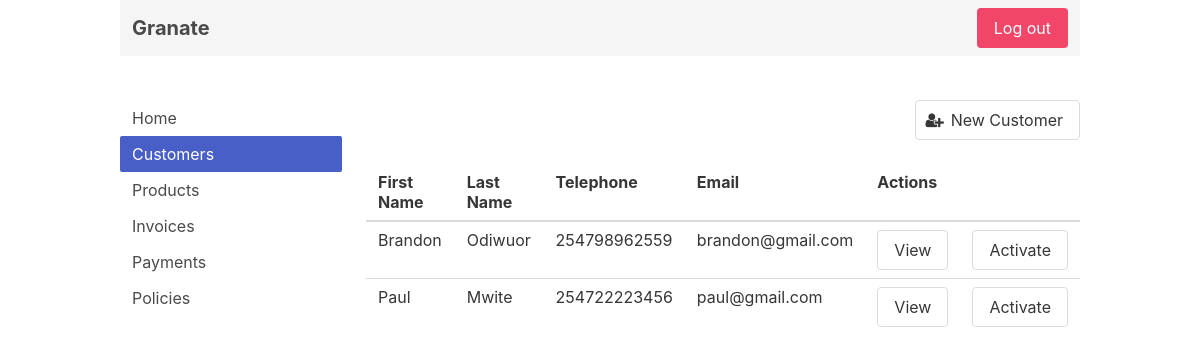
Page /customers/ (signed in) on the earlier database version.
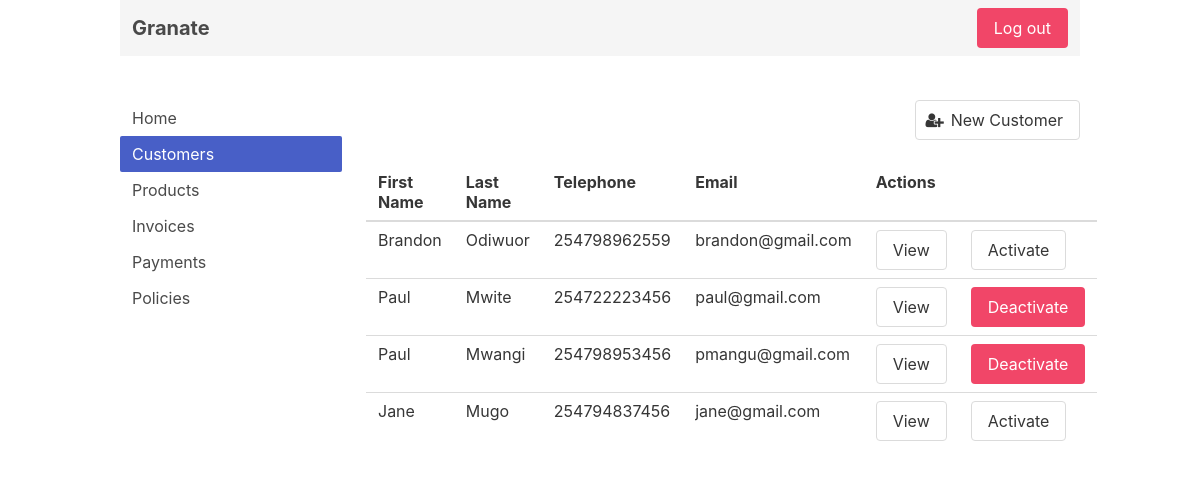
Same page on the later database version.
### app/models.py (models this page shows, shortened)
class Base(db.Model):
    __abstract__ = True
    id = db.Column(db.Integer, primary_key=True)
    created_at = db.Column(db.DateTime,  default=db.func.current_timestamp())
    updated_at = db.Column(db.DateTime,  default=db.func.current_timestamp(),
                           onupdate=db.func.current_timestamp())

class Customer(Base):
    __tablename__ = 'customers'
    f_name = db.Column(db.String(20), nullable=False)
    l_name = db.Column(db.String(20),  nullable=False)
    id_no = db.Column(db.String(8), unique=True,  nullable=False)
    email = db.Column(db.String(100), unique=True, nullable=False)
    phone = db.Column(db.String(9), unique=True, nullable=False)
    status = db.Column(db.Enum(CustomerStatus), nullable=False)
    password_hash = db.Column(db.String(200), nullable=False)
    def is_active(self):
        return self.status == CustomerStatus.ACTIVE

### app/views.py (the view)
@mod_app.route('/customers/', methods=['GET'])
@login_required
def customers():
    customers = get_customers()
    return render_template("customers.html", customers=customers)

### app/controllers.py (called while the page is built)
def get_customers():
    return Customer.query.all()

### app/views.py (called while the page is built)
def login_required(view):
    @functools.wraps(view)
    def wrapped_view(**kwargs):
        if 'authorization' not in session:
            return redirect(url_for('app.signin'))
        return view(**kwargs)
    return wrapped_view

### app/templates/customers.html (shortened to what this page needs)
{% extends "layout.html" %} {% include 'partials/login_navbar.html' %} {% block page %}
<div class="columns" style="margin-top: 2em">
  <div class="column">
    {% include 'partials/sidenav.html' %}
  </div>
  <div class="column is-three-quarters">
    <div class="level">
      <div class="level-right">
        <a href="/new-customer" class="button">
          <span class="icon">
            <i class="fa fa-user-plus"></i>
          </span>
          <span>New Customer</span>
        </a>
      </div>
    </div>
    <table class="table is-fullwidth">
      <thead>
        <tr>
          <th>First Name</th>
          <th>Last Name</th>
          <th>Telephone</th>
          <th>Email</th>
          <th colspan="2">Actions</th>
        </tr>
      </thead>
      <tbody>
        {% for customer in customers %}
        <tr>
          <td>{{ customer.f_name }}</td>
          <td>{{ customer.l_name }}</td>
          <td>{{ '254%s' % customer.phone }}</td>
          <td>{{ customer.email }}</td>
          <td><a href="#" class="button">View</a></td>
          <td>
            {% if customer.is_active() %}
            <a
              href="{{'/update-customer-status/%s' % customer.id }}"
              class="button is-danger"
              >Deactivate</a
            >
            {% else %}
            <a
              href="{{'/update-customer-status/%s' % customer.id }}"
              class="button"
              >Activate</a
            >
            {% endif %}
          </td>
        </tr>
        {% endfor %}
      </tbody>
    </table>
  </div>
</div>
{% endblock page %}

### app/templates/layout.html (shortened to what this page needs)
<!DOCTYPE html>
<html>
  <head>
    <link rel="stylesheet" href="../static/assets/font-awesome/css/font-awesome.min.css">
    <link rel="stylesheet" href="https://cdn.jsdelivr.net/npm/bulma@0.9.1/css/bulma.min.css">
  </head>
  <body>
    <div class="container">
      {% block page %}{% endblock %}
    </div>
  </body>
</html>

### app/templates/partials/login_navbar.html (shortened to what this page needs)
<nav class="navbar is-light container" role="navigation" aria-label="main navigation">
    <div class="navbar-brand">
      <a class="navbar-item" href="/">
        <span class="has-text-weight-bold is-size-5" style="padding-left: 0em;">Granate</span>
      </a>
    </div>
    <div id="navbarBasicExample" class="navbar-menu">
      <div class="navbar-end">
        <div class="navbar-item">
          <div class="buttons">
            <a class="button is-danger" href="/signout"> Log out </a>
          </div>
        </div>
      </div>
    </div>
  </nav>

### app/templates/partials/sidenav.html (shortened to what this page needs)
<nav class="menu">
  <ul class="menu-list">
    <li>
      <a
        href="/admin"
      > Home </a>
    </li>
    <li>
      <a
        href="/customers"
        {% if request.path == '/customers/' %} class="is-active"{% endif %}
      > Customers </a>
    </li>
    <li>
      <a
        href="/products"
      > Products </a>
    </li>
    <li>
      <a href="#"> Invoices </a>
    </li>
    <li>
      <a href="#"> Payments </a>
    </li>
    <li>
      <a href="#"> Policies </a>
    </li>
  </ul>
</nav>

Differences in the rows shown:
changed Customer "Mwite": status "Activate" → "Deactivate"
added Customer: f_name "Paul", l_name "Mwangi", phone "254798953456", email "pmangu@gmail.com"
added Customer: f_name "Jane", l_name "Mugo", phone "254794837456", email "jane@gmail.com"
